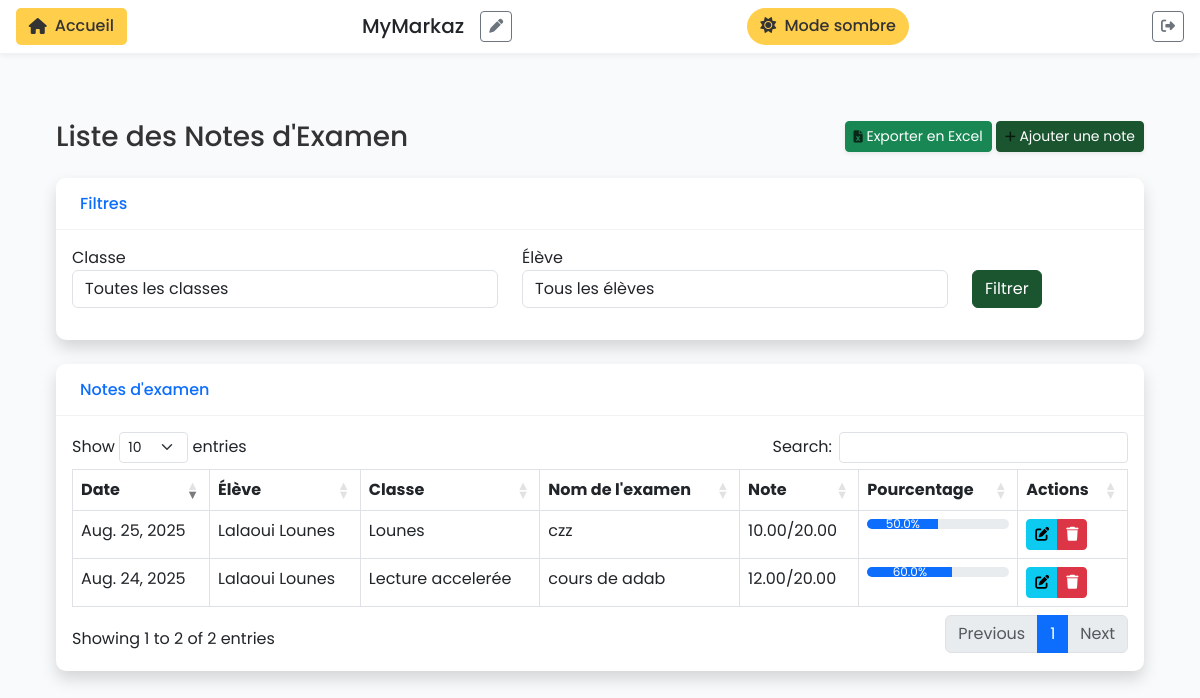
The app's page /notes/professeur/ (signed in) with its own data.
### ecole_app/models.py (models this page shows, shortened)
class SiteConfig(models.Model):
    key = models.CharField(max_length=50, unique=True)
    value = models.CharField(max_length=255, default='default')
    @classmethod
    def get_site_name(cls):
        site_config = cls.objects.filter(key='site_name').first()
        return site_config.value if site_config else 'École Markaz'
    class Meta:
        verbose_name = "Configuration du site"
        verbose_name_plural = "Configurations du site"

class NoteExamen(models.Model):
    TYPE_EXAMEN_CHOICES = [
        ('recitation', 'Récitation'),
        ('ecriture', 'Écriture'),
        ('tajwid', 'Tajwid'),
        ('comprehension', 'Compréhension'),
        ('quiz', 'Quiz en ligne'),
        ('autre', 'Autre'),
    ]
    eleve = models.ForeignKey('Eleve', on_delete=models.CASCADE, related_name='notes_examens')
    professeur = models.ForeignKey(Professeur, on_delete=models.CASCADE, related_name='notes_donnees')
    classe = models.ForeignKey(Classe, on_delete=models.CASCADE, related_name='notes_examens')
    titre = models.CharField(max_length=200, help_text="Titre de l'examen (ex: Examen Sourate Al-Fatiha)")
    type_examen = models.CharField(max_length=20, choices=TYPE_EXAMEN_CHOICES, default='recitation')
    sourate_concernee = models.CharField(max_length=100, blank=True, null=True, help_text="Sourate concernée par l'examen")
    note = models.DecimalField(max_digits=4, decimal_places=2, help_text="Note sur 20")
    note_max = models.DecimalField(max_digits=4, decimal_places=2, default=20, help_text="Note maximale")
    date_examen = models.DateField(help_text="Date de l'examen")
    commentaire = models.TextField(blank=True, help_text="Commentaires du professeur")
    date_creation = models.DateTimeField(auto_now_add=True)
    date_modification = models.DateTimeField(auto_now=True)
    @property
    def pourcentage(self):
        if self.note_max > 0:
            return round((self.note / self.note_max) * 100, 1)
        return 0
    class Meta:
        verbose_name = "Note d'examen"
        verbose_name_plural = "Notes d'examen"
        ordering = ['-date_examen', '-date_creation']

class Eleve(models.Model):
    classes = models.ManyToManyField('Classe', related_name='eleves_multi', blank=True)  # Ajout pour multi-classes
    composante = models.ForeignKey(Composante, on_delete=models.CASCADE, related_name='eleves', null=True, blank=True)
    user = models.OneToOneField(User, on_delete=models.CASCADE, null=True, blank=True, related_name='eleve')
    nom = models.CharField(max_length=100)
    prenom = models.CharField(max_length=100, blank=True)
    prenom_pere = models.CharField(max_length=100, blank=True, null=True, help_text="Prénom du père")
    prenom_mere = models.CharField(max_length=100, blank=True, null=True, help_text="Prénom de la mère")
    mot_de_passe_en_clair = models.CharField(max_length=100, blank=True, null=True, help_text="Mot de passe en clair (non sécurisé)")
    classe = models.ForeignKey(Classe, on_delete=models.SET_NULL, null=True, related_name='eleves')
    creneaux = models.ManyToManyField(Creneau, related_name='eleves', blank=True)
    annee_scolaire = models.ForeignKey(AnneeScolaire, on_delete=models.SET_NULL, null=True, blank=True, related_name='eleves')
    date_naissance = models.DateField(null=True, blank=True)
    telephone = models.CharField(max_length=20, blank=True)
    telephone_secondaire = models.CharField(max_length=20, blank=True, null=True, help_text="Numéro de téléphone secondaire")
    adresse = models.TextField(blank=True)
    email = models.EmailField(blank=True)
    remarque = models.TextField(blank=True, null=True, help_text="Remarque libre sur l'élève")
    archive = models.BooleanField(default=False, help_text="Élève archivé")
    motif_archive = models.TextField(blank=True, null=True, help_text="Motif d'archivage")
    date_creation = models.DateTimeField(auto_now_add=True)
    montant_total = models.DecimalField(max_digits=10, decimal_places=2, default=200.00, help_text="Montant total à payer pour l'inscription")
    class Meta:
        verbose_name = "Élève"
        verbose_name_plural = "Élèves"

class Classe(models.Model):
    composante = models.ForeignKey(Composante, on_delete=models.CASCADE, related_name='classes', null=True, blank=True)
    nom = models.CharField(max_length=100)
    professeur = models.ForeignKey(Professeur, on_delete=models.SET_NULL, null=True, related_name='classes')
    creneau = models.ForeignKey(Creneau, on_delete=models.SET_NULL, null=True, related_name='classes')
    capacite = models.IntegerField(default=20)
    annee_scolaire = models.ForeignKey(AnneeScolaire, on_delete=models.SET_NULL, null=True, blank=True, related_name='classes')
    date_creation = models.DateTimeField(auto_now_add=True)
    class Meta:
        verbose_name = "Classe"
        verbose_name_plural = "Classes"

### ecole_app/views_notes.py (the view, shortened to what this page needs)
# urls.py: path('notes/professeur/', views_notes.liste_notes_professeur, name='liste_notes_professeur'),
@login_required
def liste_notes_professeur(request):
    is_admin = request.user.is_superuser or request.user.is_staff
    is_professeur = hasattr(request.user, 'professeur')
    if not (is_admin or is_professeur):
        messages.error(request, "Accès réservé aux professeurs et administrateurs.")
        return redirect('dashboard')
    composante_id = request.session.get('composante_id')
    if not composante_id:
        messages.warning(request, "Veuillez sélectionner une composante.")
        return redirect('selection_composante')
    if is_admin:
        notes = NoteExamen.objects.filter(
            classe__composante_id=composante_id
        ).select_related('eleve', 'classe', 'professeur').order_by('-date_examen', '-date_creation')
        classes = Classe.objects.filter(composante_id=composante_id).order_by('nom')
        eleves = Eleve.objects.filter(
            classes__composante_id=composante_id,
            archive=False
        ).distinct().order_by('nom', 'prenom')
    classe_id = request.GET.get('classe')
    if classe_id:
        notes = notes.filter(classe_id=classe_id)
    eleve_id = request.GET.get('eleve')
    if eleve_id:
        notes = notes.filter(eleve_id=eleve_id)
    context = {
        'notes': notes,
        'classes': classes,
        'eleves': eleves,
        'classe_selectionnee': classe_id,
        'eleve_selectionne': eleve_id,
    }
    return render(request, 'ecole_app/notes/liste.html', context)

### ecole_app/context_processors.py (called while the page is built)
def site_name(request):
    return {
        'site_name': SiteConfig.get_site_name()
    }

### ecole_app/templates/ecole_app/notes/liste.html (shortened to what this page needs)
{% extends 'ecole_app/base.html' %}
{% load static %}
{% block content %}
<div class="container-fluid">
    <div class="d-sm-flex align-items-center justify-content-between mb-4">
        <h1 class="h3 mb-0 text-gray-800">Liste des Notes d'Examen</h1>
        <div>
            <a href="{% url 'export_notes_excel' %}" class="d-none d-sm-inline-block btn btn-sm btn-success shadow-sm mr-2">
                 Exporter en Excel
            </a>
            <a href="{% url 'ajouter_note' %}" class="d-none d-sm-inline-block btn btn-sm btn-primary shadow-sm">
                 Ajouter une note
            </a>
        </div>
    </div>
    <div class="card shadow mb-4">
        <div class="card-header py-3">
            <h6 class="m-0 font-weight-bold text-primary">Filtres</h6>
        </div>
        <div class="card-body">
            <form method="get" class="row">
                <div class="col-md-5 mb-3">
                    <label for="classe">Classe</label>
                    <select name="classe" id="classe" class="form-control">
                        <option value="">Toutes les classes</option>
                    </select>
                </div>
                <div class="col-md-5 mb-3">
                    <label for="eleve">Élève</label>
                    <select name="eleve" id="eleve" class="form-control">
                        <option value="">Tous les élèves</option>
                    </select>
                </div>
                <div class="col-md-2 mb-3 d-flex align-items-end">
                    <button type="submit" class="btn btn-primary btn-block">Filtrer</button>
                </div>
            </form>
        </div>
    </div>
    <div class="card shadow mb-4">
        <div class="card-header py-3">
            <h6 class="m-0 font-weight-bold text-primary">Notes d'examen</h6>
        </div>
        <div class="card-body">
            {% if notes %}
                <div class="table-responsive">
                    <table class="table table-bordered" id="dataTable" width="100%" cellspacing="0">
                        <thead>
                            <tr>
                                <th>Date</th>
                                <th>Élève</th>
                                <th>Classe</th>
                                <th>Nom de l'examen</th>
                                <th>Note</th>
                                <th>Pourcentage</th>
                                <th>Actions</th>
                            </tr>
                        </thead>
                        <tbody>
                            {% for note in notes %}
                                <tr>
                                    <td>{{ note.date_examen }}</td>
                                    <td>{{ note.eleve.nom }} {{ note.eleve.prenom }}</td>
                                    <td>{{ note.classe.nom }}</td>
                                    <td>{{ note.titre }}</td>
                                    <td>{{ note.note }}/{{ note.note_max }}</td>
                                    <td>
                                        <div class="progress">
                                            <div class="progress-bar {{ note.get_couleur_badge }}" role="progressbar"
                                                style="width: {{ note.pourcentage }}%"
                                                aria-valuenow="{{ note.pourcentage }}" aria-valuemin="0" aria-valuemax="100">
                                                {{ note.pourcentage }}%
                                            </div>
                                        </div>
                                    </td>
                                    <td>
                                        <div class="btn-group" role="group">
                                            <a href="{% url 'modifier_note' note.id %}" class="btn btn-sm btn-info">
                                                <i class="fas fa-edit"></i>
                                            </a>
                                            <a href="{% url 'supprimer_note' note.id %}" class="btn btn-sm btn-danger">
                                                <i class="fas fa-trash"></i>
                                            </a>
                                        </div>
                                    </td>
                                </tr>
                            {% endfor %}
                        </tbody>
                    </table>
                </div>
            {% else %}
                <div class="alert alert-info">
                    Aucune note d'examen trouvée. Utilisez le bouton "Ajouter une note" pour créer votre première note.
                </div>
            {% endif %}
        </div>
    </div>
</div>
{% endblock %}

### ecole_app/templates/ecole_app/base.html (shortened to what this page needs)
<!DOCTYPE html>
<html lang="fr">
<head>
    <link href="https://cdn.jsdelivr.net/npm/bootstrap@5.3.0/dist/css/bootstrap.min.css" rel="stylesheet">
    <link rel="stylesheet" href="https://cdnjs.cloudflare.com/ajax/libs/font-awesome/6.4.0/css/all.min.css">
    {% load static %}
    <link href="{% static 'ecole_app/css/composante.css' %}" rel="stylesheet">
    <link href="{% static 'ecole_app/css/custom-styles.css' %}" rel="stylesheet">
</head>
<body>
    <div class="top-nav fixed-top">
        {% if request.user.professeur %}
        <a href="{% url 'dashboard_professeur' %}" class="back-button">
            <i class="fas fa-home"></i> Accueil
        </a>
        {% elif request.user.eleve %}
        <a href="{% url 'dashboard_eleve' %}" class="back-button">
            <i class="fas fa-home"></i> Accueil
        </a>
        {% else %}
        <a href="{% url 'dashboard' %}" class="back-button">
            <i class="fas fa-home"></i> Accueil
        </a>
        {% endif %}
        <h5 class="mb-0 d-flex align-items-center" style="gap: 0.5rem;">
            {{ site_name }}
            {% if request.user.is_authenticated and request.user.is_superuser %}
            <button class="btn btn-sm btn-outline-secondary ms-2" data-bs-toggle="modal" data-bs-target="#modalRenommerSite" title="Renommer le site">
                <i class="fas fa-pen"></i>
            </button>
            {% endif %}
        </h5>
        <button class="mode-toggle" id="toggleDarkMode">
            <i class="fas fa-sun me-1"></i> Mode sombre
        </button>
        {% if request.user.is_authenticated %}
        <a href="{% url 'logout' %}" class="btn btn-sm btn-outline-secondary ms-2" title="Déconnexion">
            <i class="fas fa-sign-out-alt"></i>
        </a>
        {% endif %}
    </div>
    <div class="container-fluid">
        <div class="row">
            <main class="col-12 px-md-4 main-content">
                <div class="dashboard-header">
                </div>
                <div class="content">
                    {% block content %}{% endblock %}
                </div>
            </main>
        </div>
    </div>
    <link rel="stylesheet" type="text/css" href="https://cdn.datatables.net/1.10.24/css/dataTables.bootstrap5.min.css">
</body>
</html>

### ecole_app/static/ecole_app/css/custom-styles.css (style rules this page uses)
.text-gray-800 { color: #333333 !important; }

### ecole_app/templates/ecole_app/base.html (style rules this page uses)
:root { --primary-green: #1b5530; --light-green: #22693c; --yellow-accent: #ffce4b; --text-light: #ffffff; --bg-light: #f8fafb; }
body { font-family: 'Poppins', sans-serif; background-color: var(--bg-light); }
.content { padding: 20px; }
.dashboard-header { margin-bottom: 2rem; display: flex; justify-content: space-between; align-items: center; }
.card { border: none; border-radius: 10px; box-shadow: 0 2px 8px rgba(0,0,0,0.08); margin-bottom: 1.5rem; }
.card-header { background-color: white; border-bottom: 1px solid rgba(0,0,0,0.05); padding: 1rem 1.5rem; font-weight: 600; border-radius: 10px 10px 0 0 !important; }
.btn-primary { background-color: var(--primary-green); border-color: var(--primary-green); }
.progress { height: 10px; border-radius: 5px; }
.top-nav { background-color: white; padding: 0.5rem 1rem; display: flex; justify-content: space-between; align-items: center; border-bottom: 1px solid rgba(0,0,0,0.05); box-shadow: 0 2px 5px rgba(0,0,0,0.05); }
.main-content { margin-top: 60px; }
.mode-toggle { background-color: var(--yellow-accent); color: #333; border: none; padding: 0.4rem 0.8rem; border-radius: 20px; font-weight: 500; }
.back-button { background-color: var(--yellow-accent); color: #333; border: none; padding: 0.4rem 0.8rem; border-radius: 5px; font-weight: 500; text-decoration: none; display: inline-flex; align-items: center; gap: 0.5rem; }

### records on screen
SiteConfig: value "MyMarkaz"
NoteExamen: date_examen "Aug. 25, 2025", eleve.nom "Lalaoui", eleve.prenom "Lounes", classe.nom "Lounes", titre "czz", note "10.00", note_max "20.00", pourcentage "50.0"
NoteExamen: date_examen "Aug. 24, 2025", eleve.nom "Lalaoui", eleve.prenom "Lounes", classe.nom "Lecture accelerée", titre "cours de adab", note "12.00", note_max "20.00", pourcentage "60.0"
